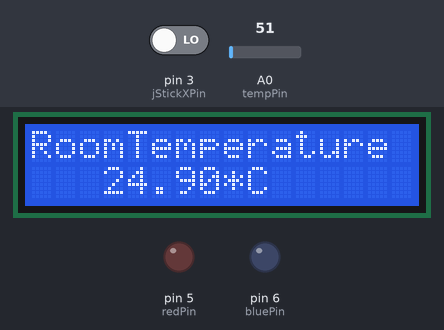
Simulated run of this sketch. Board: Arduino Uno, built with avr-gcc and run on an emulated ATmega328P. Parts: 16×2 character LCD, output pins drawn as LEDs (lit = HIGH). The test bench sets the inputs (shaded band); at power-on: A0 (tempPin) = 51, pin 3 (jStickXPin) LOW. What the sketch prints to the serial monitor is not drawn.

Above: at 2.2 s.
2.3 s: A0 (tempPin) set to 61
At 3.1 s:
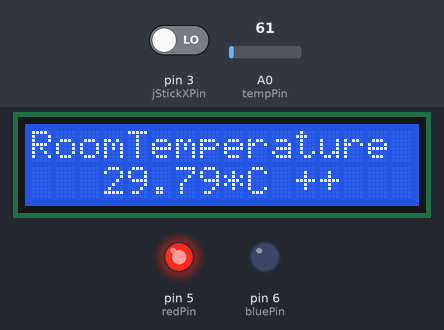
5.3 s: A0 (tempPin) set to 30
At 5.7 s:
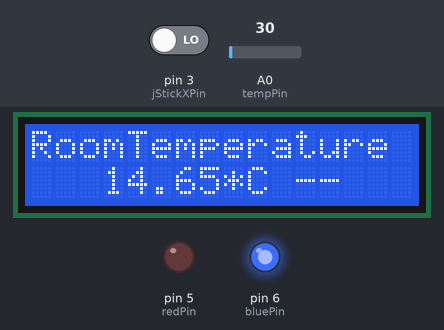
6.9 s: A0 (tempPin) set to 71
At 8.2 s:
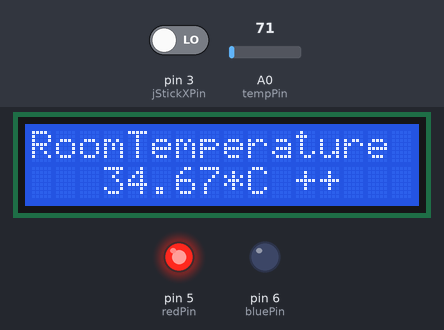
Timing chart, 0 to 9.9 s (numbered marks = the images above; inputs shaded):
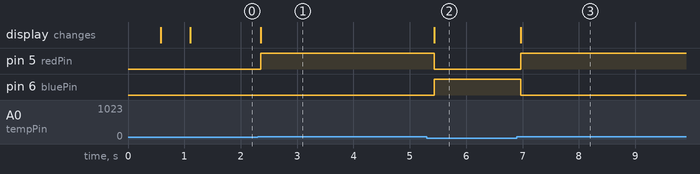

Measured:
- after the input at 2.3 s, pin 5 (redPin): LOW → HIGH after 0.06 s; the display: changes after 0.06 s (image 1)
- after the input at 5.3 s, pin 5 (redPin): HIGH → LOW after 0.13 s; pin 6 (bluePin): LOW → HIGH after 0.13 s; the display: changes after 0.13 s (image 2)
- after the input at 6.9 s, pin 5 (redPin): LOW → HIGH after 0.07 s; pin 6 (bluePin): HIGH → LOW after 0.07 s; the display: changes after 0.07 s (image 3)

The sketch:

SERVO.ino
```cpp
#include <Wire.h>
#include <LiquidCrystal_I2C.h>

// Set the LCD address to 0x27 in PCF8574 by NXP and Set to 0x3F in PCF8574A by Ti
LiquidCrystal_I2C lcd(0x27, 16, 2); // จอกว้าง 16 ตัวอักษร 2 บรรทัด รหัสประจำตัว 0x3F

float initialTemp;
float temp;
float value;
int tempPin = 0;
int swPin = 1;

int redPin = 5;
int bluePin = 6;

int jStickCenterPin = 2;
int jStickXPin = 3;
int jStickYPin = 4;

int trigger = 1;
int jStickXState=0;

void setup() {

  Serial.begin(9600);
  pinMode(redPin, OUTPUT);
  pinMode(bluePin, OUTPUT);
  pinMode(jStickCenterPin, INPUT);
  pinMode(jStickXPin, INPUT);
  pinMode(jStickYPin, INPUT);


  intro();

  initialTemp = analogRead(tempPin);
  initialTemp = initialTemp * 0.48828125;

}

void loop() {

  jStickXState = digitalRead(jStickXPin);
  Serial.println(jStickXState);


  while(1){
     readTemp(tempPin);
    }


 lcd.setCursor(6, 0);
 lcd.print("HOME");
 lcd.setCursor(0, 1);                                        //กำหนดตำแหน่ง Cursor
 lcd.print("initTMP:");
 lcd.print(initialTemp);
 lcd.print("*C");

}


void readTemp(int tempPin){
    temp = analogRead(tempPin);
    temp = temp * 0.48828125;
    lcd.setCursor(0, 0);
    lcd.print("RoomTemperature");
    lcd.setCursor(3, 1);
    lcd.print(temp);
    lcd.print("*C");
    if(temp>initialTemp){
        digitalWrite(redPin,HIGH);
        digitalWrite(bluePin,LOW);
        lcd.print(" ++");
      }else if(temp<initialTemp){
        digitalWrite(bluePin,HIGH);
        digitalWrite(redPin,LOW);
        lcd.print(" --");
      }
    delay(100);
    lcd.clear();

  }

void intro(){
  lcd.begin();
  lcd.setCursor(5, 0);
  lcd.print("Ready?");
  delay(500);
  lcd.clear();

  lcd.setCursor(6, 1);                                        //กำหนดตำแหน่ง Cursor
  lcd.print("GO!!");
  delay(500);
  lcd.clear();
}
```
